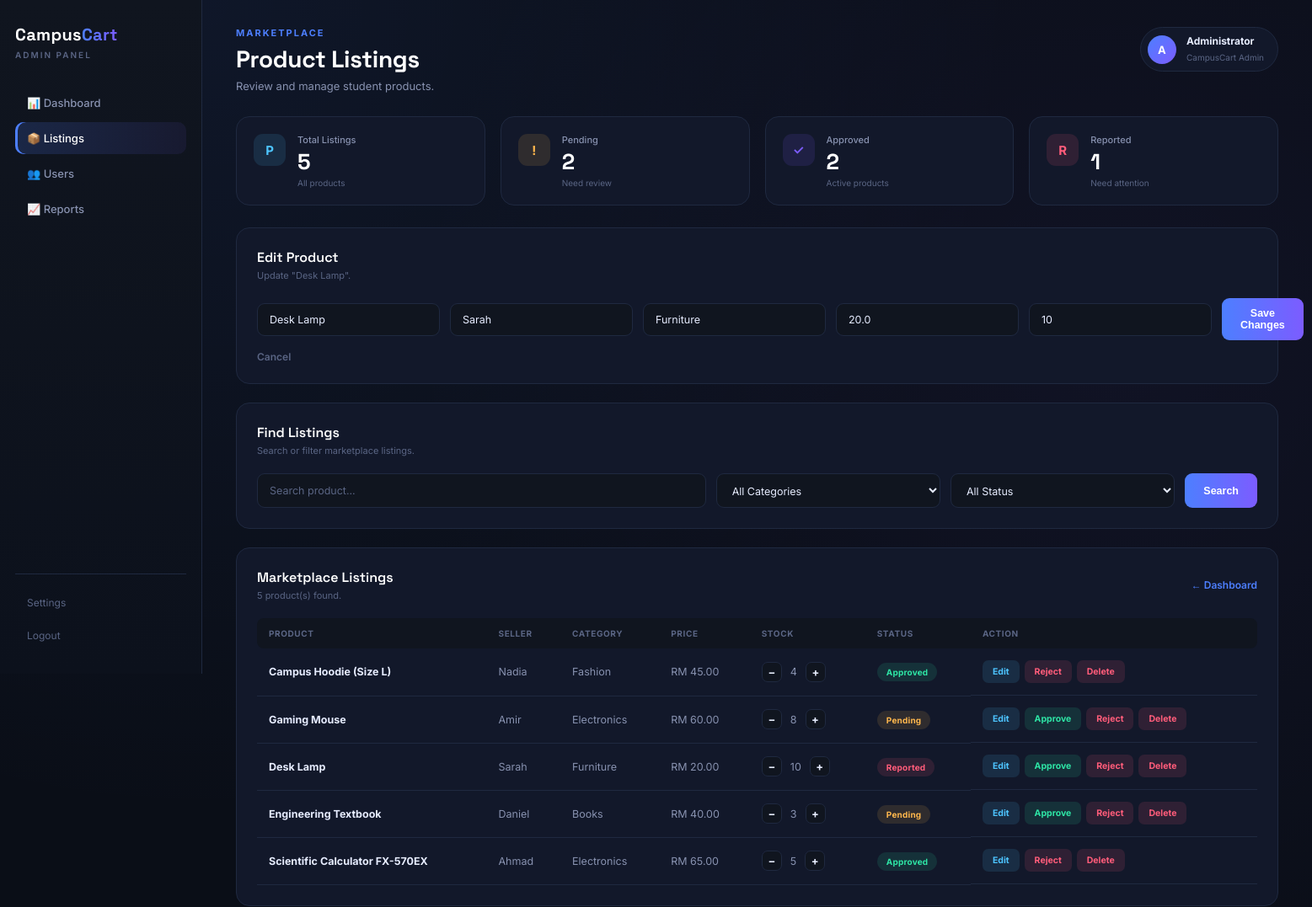
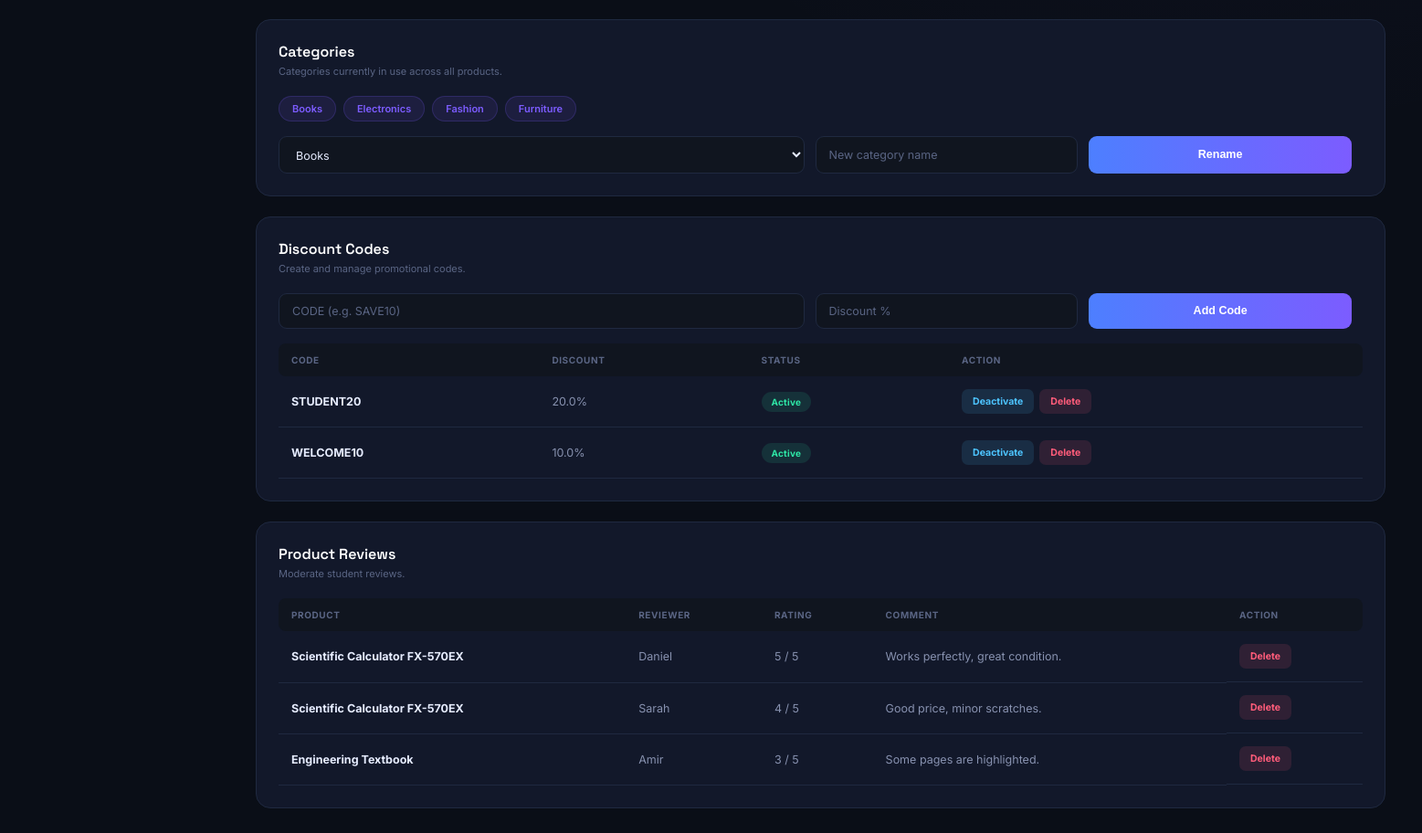
/listings?edit=3, run on the app's committed database (2 pictures, top to bottom).
### tables this page shows
CREATE TABLE products (
        id INTEGER PRIMARY KEY AUTOINCREMENT,
        name TEXT NOT NULL,
        seller TEXT NOT NULL,
        category TEXT NOT NULL,
        price REAL NOT NULL,
        stock INTEGER NOT NULL,
        status TEXT NOT NULL DEFAULT 'Pending'
    );

CREATE TABLE discount_codes (
        id INTEGER PRIMARY KEY AUTOINCREMENT,
        code TEXT UNIQUE NOT NULL,
        discount_percent REAL NOT NULL,
        active INTEGER NOT NULL DEFAULT 1
    );

CREATE TABLE reviews (
        id INTEGER PRIMARY KEY AUTOINCREMENT,
        product_id INTEGER NOT NULL,
        reviewer TEXT NOT NULL,
        rating INTEGER NOT NULL,
        comment TEXT,
        review_date TIMESTAMP DEFAULT CURRENT_TIMESTAMP
    );

### app.py (the view)
@app.route("/listings")
def listings():
    category = request.args.get("category", "all")
    status = request.args.get("status", "all")
    search = request.args.get("search", "")
    edit_id = request.args.get("edit", type=int)
    all_products = admin.get_all_products()
    listing_stats = {
        "total": len(all_products),
        "pending": len([p for p in all_products if p["status"] == "Pending"]),
        "approved": len([p for p in all_products if p["status"] == "Approved"]),
        "reported": len([p for p in all_products if p["status"] == "Reported"]),
    }
    return render_template(
        "listings.html",
        products=admin.get_all_products(category, status, search),
        categories=admin.get_all_categories(),
        discount_codes=admin.get_all_discount_codes(),
        reviews=admin.get_all_reviews(),
        selected_category=category,
        selected_status=status,
        search=search,
        edit_product=admin.get_product(edit_id) if edit_id else None,
        listing_stats=listing_stats,
    )

### admin_functions.py (called while the page is built)
def get_all_products(category=None, status=None, search=None):
    connection = get_connection()
    cursor = connection.cursor()
    query = "SELECT * FROM products WHERE 1=1"
    params = []
    if category and category.lower() != "all":
        query += " AND LOWER(category) = LOWER(?)"
        params.append(category)
    if status and status.lower() != "all":
        query += " AND LOWER(status) = LOWER(?)"
        params.append(status)
    if search:
        query += " AND LOWER(name) LIKE LOWER(?)"
        params.append(f"%{search}%")
    query += " ORDER BY id DESC"
    cursor.execute(query, params)
    products = [dict(row) for row in cursor.fetchall()]
    connection.close()
    return products

def get_product(product_id):
    connection = get_connection()
    cursor = connection.cursor()
    cursor.execute("SELECT * FROM products WHERE id = ?", (product_id,))
    row = cursor.fetchone()
    connection.close()
    return dict(row) if row else None

def get_all_categories():
    connection = get_connection()
    cursor = connection.cursor()
    cursor.execute("SELECT DISTINCT category FROM products ORDER BY category ASC")
    categories = [row["category"] for row in cursor.fetchall()]
    connection.close()
    return categories

def get_all_discount_codes():
    connection = get_connection()
    cursor = connection.cursor()
    cursor.execute("SELECT * FROM discount_codes ORDER BY id DESC")
    codes = [dict(row) for row in cursor.fetchall()]
    connection.close()
    return codes

def get_all_reviews():
    connection = get_connection()
    cursor = connection.cursor()
    cursor.execute("""
        SELECT reviews.*, products.name AS product_name
        FROM reviews
        LEFT JOIN products ON products.id = reviews.product_id
        ORDER BY reviews.review_date DESC
    """)
    reviews = [dict(row) for row in cursor.fetchall()]
    connection.close()
    return reviews

### database.py (called while the page is built)
def get_connection():
    connection = sqlite3.connect(DATABASE)
    connection.row_factory = sqlite3.Row
    return connection

### templates/listings.html (shortened to what this page needs)
<!DOCTYPE html>
<html lang="en">
<head>
    <link rel="stylesheet" href="{{ url_for('static', filename='admin.css') }}">
</head>
<body>
<aside class="sidebar">
    <h2>Campus<span>Cart</span></h2>
    <p class="admin-label">ADMIN PANEL</p>
    <nav>
        <a href="{{ url_for('dashboard') }}">📊 Dashboard</a>
        <a href="{{ url_for('listings') }}" class="active">📦 Listings</a>
        <a href="{{ url_for('users') }}">👥 Users</a>
        <a href="{{ url_for('reports') }}">📈 Reports</a>
    </nav>
    <div class="sidebar-bottom">
        <a href="#">Settings</a>
        <a href="#">Logout</a>
    </div>
</aside>
<main class="main">
    <header>
        <div>
            <p class="small-title">MARKETPLACE</p>
            <h1>Product Listings</h1>
            <p class="subtitle">
                Review and manage student products.
            </p>
        </div>
        <div class="admin-user">
            <div class="avatar">A</div>
            <div>
                <strong>Administrator</strong>
                <small>CampusCart Admin</small>
            </div>
        </div>
    </header>
    <section class="stats">
        <div class="card">
            <span class="icon blue">P</span>
            <div>
                <p>Total Listings</p>
                <h2>{{ listing_stats.total }}</h2>
                <small>All products</small>
            </div>
        </div>
        <div class="card">
            <span class="icon orange">!</span>
            <div>
                <p>Pending</p>
                <h2>{{ listing_stats.pending }}</h2>
                <small>Need review</small>
            </div>
        </div>
        <div class="card">
            <span class="icon purple">&#10003;</span>
            <div>
                <p>Approved</p>
                <h2>{{ listing_stats.approved }}</h2>
                <small>Active products</small>
            </div>
        </div>
        <div class="card">
            <span class="icon red">R</span>
            <div>
                <p>Reported</p>
                <h2>{{ listing_stats.reported }}</h2>
                <small>Need attention</small>
            </div>
        </div>
    </section>
    <section class="panel">
        <div class="panel-title">
            <div>
                {% if edit_product %}
                    <h3>Edit Product</h3>
                    <p>Update "{{ edit_product.name }}".</p>
                {% else %}
                    <h3>Add New Product</h3>
                    <p>Manually add a product to the marketplace.</p>
                {% endif %}
            </div>
        </div>
        <form
            method="POST"
            action="{% if edit_product %}{{ url_for('edit_product', product_id=edit_product.id) }}{% else %}{{ url_for('add_product') }}{% endif %}"
            class="form-grid"
        >
            <input type="text" name="name" placeholder="Product name" required
                   value="{{ edit_product.name if edit_product else '' }}">
            <input type="text" name="seller" placeholder="Seller name" required
                   value="{{ edit_product.seller if edit_product else '' }}">
            <input type="text" name="category" placeholder="Category" required
                   value="{{ edit_product.category if edit_product else '' }}">
            <input type="number" step="0.01" name="price" placeholder="Price (RM)" required
                   value="{{ edit_product.price if edit_product else '' }}">
            <input type="number" name="stock" placeholder="Stock" required
                   value="{{ edit_product.stock if edit_product else '' }}">
            <button type="submit" class="filters-button">
                {% if edit_product %}Save Changes{% else %}Add Product{% endif %}
            </button>
            {% if edit_product %}
            <a href="{{ url_for('listings') }}" class="cancel-link">Cancel</a>
            {% endif %}
        </form>
    </section>
    <section class="panel">
        <div class="panel-title">
            <div>
                <h3>Find Listings</h3>
                <p>Search or filter marketplace listings.</p>
            </div>
        </div>
        <form method="GET" action="{{ url_for('listings') }}" class="filters">
            <input
                type="text"
                name="search"
                placeholder="Search product..."
                value="{{ search }}"
            >
            <select name="category">
                <option value="all" {% if selected_category == 'all' %}selected{% endif %}>All Categories</option>
            </select>
            <select name="status">
                <option value="all" {% if selected_status == 'all' %}selected{% endif %}>All Status</option>
            </select>
            <button type="submit">Search</button>
        </form>
    </section>
    <section class="panel">
        <div class="panel-title">
            <div>
                <h3>Marketplace Listings</h3>
                <p>{{ products|length }} product(s) found.</p>
            </div>
            <a href="{{ url_for('dashboard') }}" class="view-all">
                ← Dashboard
            </a>
        </div>
        <div class="table-container">
            <table>
                <thead>
                    <tr>
                        <th>Product</th>
                        <th>Seller</th>
                        <th>Category</th>
                        <th>Price</th>
                        <th>Stock</th>
                        <th>Status</th>
                        <th>Action</th>
                    </tr>
                </thead>
                <tbody>
                    {% for product in products %}
                    <tr>
                        <td>
                            <strong>{{ product.name }}</strong>
                        </td>
                        <td>{{ product.seller }}</td>
                        <td>{{ product.category }}</td>
                        <td>RM {{ "%.2f"|format(product.price) }}</td>
                        <td>
                            <div class="stock-cell">
                                <a href="{{ url_for('adjust_product_stock', product_id=product.id, action='decrease') }}" class="stock-btn">−</a>
                                <span>{{ product.stock }}</span>
                                <a href="{{ url_for('adjust_product_stock', product_id=product.id, action='increase') }}" class="stock-btn">+</a>
                            </div>
                        </td>
                        <td>
                            <span class="status {{ product.status|lower }}">
                                {{ product.status }}
                            </span>
                        </td>
                        <td class="action-cell">
                            <a href="{{ url_for('listings', edit=product.id) }}" class="view-btn">
                                Edit
                            </a>
                            {% if product.status != 'Approved' %}
                            <a href="{{ url_for('change_product_status', product_id=product.id, status='Approved') }}" class="approve-btn">
                                Approve
                            </a>
                            {% endif %}
                            {% if product.status != 'Rejected' %}
                            <a href="{{ url_for('change_product_status', product_id=product.id, status='Rejected') }}" class="reject-btn">
                                Reject
                            </a>
                            {% endif %}
                            <a href="{{ url_for('delete_product', product_id=product.id) }}" class="reject-btn"
                               onclick="return confirm('Delete this product?');">
                                Delete
                            </a>
                        </td>
                    </tr>
                    {% else %}
                    <tr>
                        <td colspan="7">No products match your filters.</td>
                    </tr>
                    {% endfor %}
                </tbody>
            </table>
        </div>
    </section>
    <section class="panel">
        <div class="panel-title">
            <div>
                <h3>Categories</h3>
                <p>Categories currently in use across all products.</p>
            </div>
        </div>
        <div class="category-tags">
            {% for cat in categories %}
            <span class="category-tag">{{ cat }}</span>
            {% else %}
            <span>No categories yet.</span>
            {% endfor %}
        </div>
        <form method="POST" action="{{ url_for('rename_category') }}" class="filters" style="margin-top: 16px;">
            <select name="old_name">
                {% for cat in categories %}
                <option value="{{ cat }}">{{ cat }}</option>
                {% endfor %}
            </select>
            <input type="text" name="new_name" placeholder="New category name" required>
            <button type="submit">Rename</button>
        </form>
    </section>
    <section class="panel">
        <div class="panel-title">
            <div>
                <h3>Discount Codes</h3>
                <p>Create and manage promotional codes.</p>
            </div>
        </div>
        <form method="POST" action="{{ url_for('add_discount') }}" class="filters">
            <input type="text" name="code" placeholder="CODE (e.g. SAVE10)" required>
            <input type="number" step="0.01" name="discount_percent" placeholder="Discount %" required>
            <button type="submit">Add Code</button>
        </form>
        <div class="table-container" style="margin-top: 16px;">
            <table>
                <thead>
                    <tr>
                        <th>Code</th>
                        <th>Discount</th>
                        <th>Status</th>
                        <th>Action</th>
                    </tr>
                </thead>
                <tbody>
                    {% for d in discount_codes %}
                    <tr>
                        <td><strong>{{ d.code }}</strong></td>
                        <td>{{ d.discount_percent }}%</td>
                        <td>
                            <span class="status {{ 'approved' if d.active else 'reported' }}">
                                {{ 'Active' if d.active else 'Inactive' }}
                            </span>
                        </td>
                        <td class="action-cell">
                            <a href="{{ url_for('toggle_discount', discount_id=d.id) }}" class="view-btn">
                                {{ 'Deactivate' if d.active else 'Activate' }}
                            </a>
                            <a href="{{ url_for('delete_discount', discount_id=d.id) }}" class="reject-btn"
                               onclick="return confirm('Delete this code?');">
                                Delete
                            </a>
                        </td>
                    </tr>
                    {% else %}
                    <tr><td colspan="4">No discount codes yet.</td></tr>
                    {% endfor %}
                </tbody>
            </table>
        </div>
    </section>
    <section class="panel">
        <div class="panel-title">
            <div>
                <h3>Product Reviews</h3>
                <p>Moderate student reviews.</p>
            </div>
        </div>
        <div class="table-container">
            <table>
                <thead>
                    <tr>
                        <th>Product</th>
                        <th>Reviewer</th>
                        <th>Rating</th>
                        <th>Comment</th>
                        <th>Action</th>
                    </tr>
                </thead>
                <tbody>
                    {% for r in reviews %}
                    <tr>
                        <td><strong>{{ r.product_name or 'Deleted product' }}</strong></td>
                        <td>{{ r.reviewer }}</td>
                        <td>{{ r.rating }} / 5</td>
                        <td>{{ r.comment }}</td>
                        <td class="action-cell">
                            <a href="{{ url_for('delete_review', review_id=r.id) }}" class="reject-btn"
                               onclick="return confirm('Delete this review?');">
                                Delete
                            </a>
                        </td>
                    </tr>
                    {% else %}
                    <tr><td colspan="5">No reviews yet.</td></tr>
                    {% endfor %}
                </tbody>
            </table>
        </div>
    </section>
</main>
</body>
</html>

### data on the page
products: name "Desk Lamp", seller "Sarah", category "Furniture", price "20.0", stock "10", price "20.00", status "Reported"
products: name "Campus Hoodie (Size L)", seller "Nadia", category "Fashion", price "45.00", stock "4", status "Approved"
products: name "Gaming Mouse", seller "Amir", category "Electronics", price "60.00", stock "8", status "Pending"
products: name "Engineering Textbook", seller "Daniel", category "Books", price "40.00", stock "3", status "Pending"
products: name "Scientific Calculator FX-570EX", seller "Ahmad", category "Electronics", price "65.00", stock "5", status "Approved"
discount_codes: code "STUDENT20", discount_percent "20.0", active "Active", active "Deactivate"
discount_codes: code "WELCOME10", discount_percent "10.0", active "Active", active "Deactivate"
reviews: name "Scientific Calculator FX-570EX", reviewer "Daniel", rating "5", comment "Works perfectly, great condition."
reviews: name "Scientific Calculator FX-570EX", reviewer "Sarah", rating "4", comment "Good price, minor scratches."
reviews: name "Engineering Textbook", reviewer "Amir", rating "3", comment "Some pages are highlighted."

### other printed values
{{ listing_stats.total }} "5"
{{ listing_stats.pending }} "2"
{{ listing_stats.approved }} "2"
{{ listing_stats.reported }} "1"
{{ products|length }} "5"
{{ cat }} "Books" "Electronics" "Fashion" "Furniture"
form field old_name "Books"
